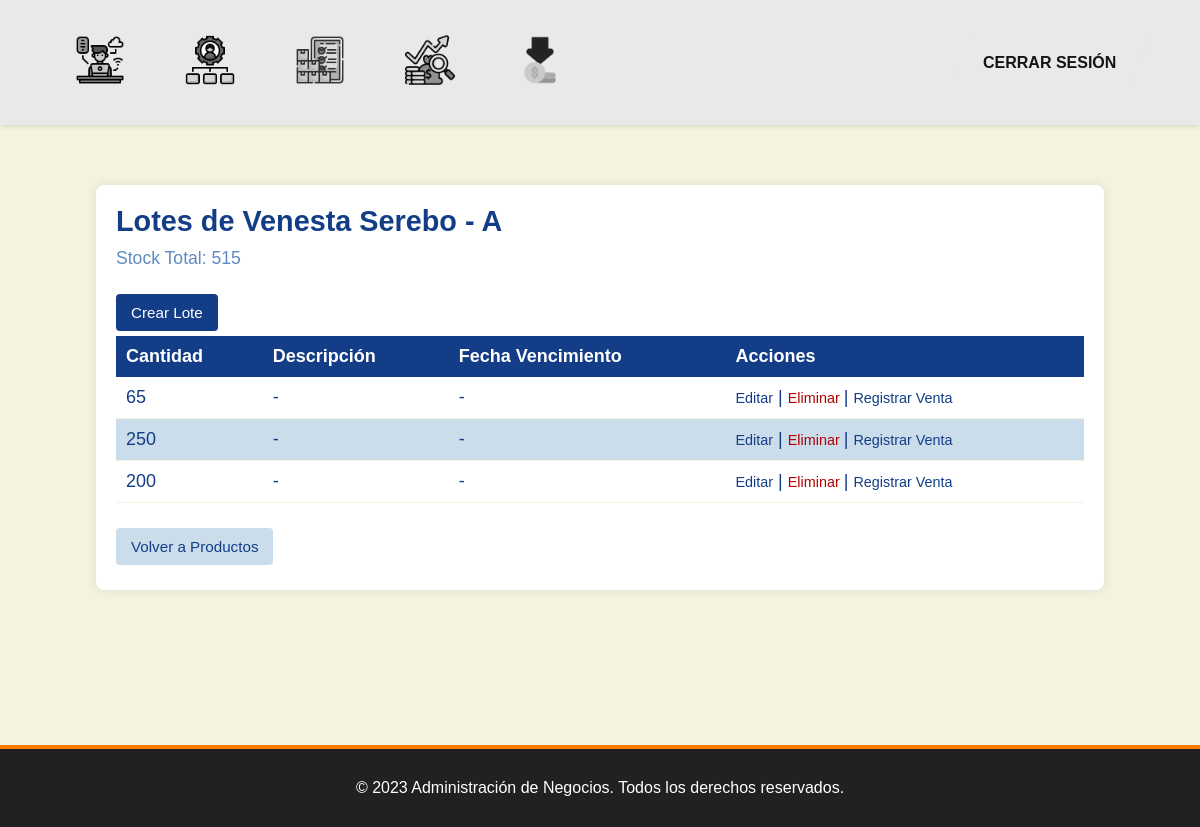
Before: /inventario/lotes/1/ (signed in) with the older database file.
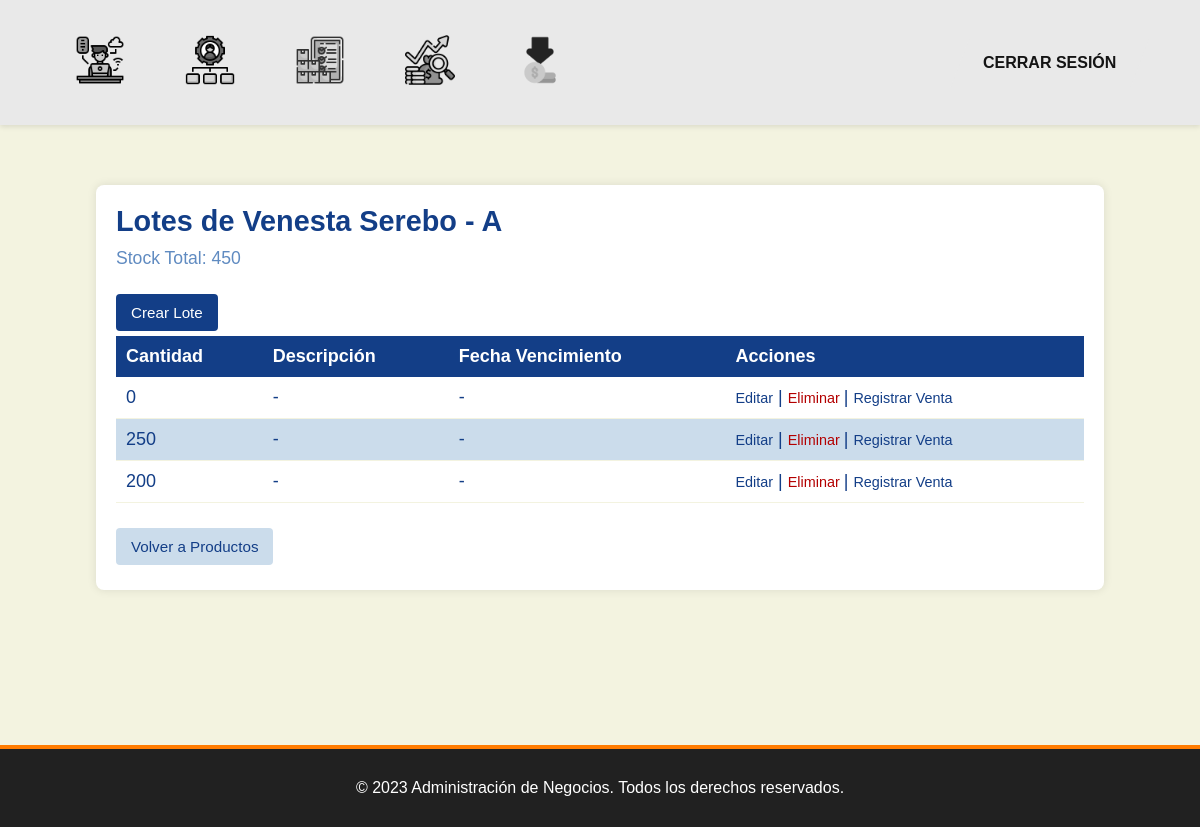
After: the same page with the newer database file.
### inventario/models.py (models this page shows, shortened)
class Producto(models.Model):
    negocio = models.CharField(max_length=150, null=False, blank=False)
    nombre = models.CharField(max_length=150)
    tipo_producto = models.CharField(max_length=100, blank=True)
    descripcion = models.TextField(blank=True)
    precio_compra = models.DecimalField(max_digits=10, decimal_places=2, default=0)
    precio_venta = models.DecimalField(max_digits=10, decimal_places=2, default=0)
    stock_minimo = models.PositiveIntegerField(default=0)  # Para alertas
    permitir_stock_negativo = models.BooleanField(default=False)  # Admin decide
    fecha_creacion = models.DateTimeField(auto_now_add=True)
    fecha_actualizacion = models.DateTimeField(auto_now=True)
    @property
    def stock_total(self):
        lotes = self.lote_set.all()  # Relación inversa
        return sum(l.cantidad for l in lotes)

class Lote(models.Model):
    producto = models.ForeignKey(Producto, on_delete=models.CASCADE)
    cantidad = models.PositiveIntegerField(default=0)
    fecha_vencimiento = models.DateField(null=True, blank=True)
    fecha_actualizacion = models.DateTimeField(auto_now=True)

### inventario/views.py (the view)
# urls.py: path('lotes/<int:producto_id>/', lista_lotes, name='lista_lotes'),
@login_required
def lista_lotes(request, producto_id):
    producto = get_object_or_404(
        Producto, id=producto_id, negocio=request.user.negocio
    )
    lotes = Lote.objects.filter(producto=producto)
    return render(request, 'inventario/lista_lotes.html', {
        'producto': producto,
        'lotes': lotes
    })

### inventario/templates/inventario/lista_lotes.html (shortened to what this page needs)
{% extends 'base.html' %}
{% load static %}
{% block content %}
<div class="admin-dashboard">
  <h1 class="admin-title">Lotes de {{ producto.nombre }}</h1>
  <p class="admin-subtitle">Stock Total: {{ producto.stock_total }}</p>
  {% if request.user.rol == 'admin' %}
    <p>
      <a href="{% url 'crear_lote' producto.id %}" class="admin-button">
        Crear Lote
      </a>
    </p>
  {% endif %}
  <div class="table-responsive">
    <table class="admin-table">
      <thead>
        <tr>
          <th class="admin-table-header">Cantidad</th>
          <th class="admin-table-header">Descripción</th>
          <th class="admin-table-header">Fecha Vencimiento</th>
          <th class="admin-table-header">Acciones</th>
        </tr>
      </thead>
      <tbody>
        {% for lote in lotes %}
          <tr class="admin-table-row">
            <td class="admin-table-data">{{ lote.cantidad }}</td>
            <td class="admin-table-data">
              {% if lote.descripcion %}
                {{ lote.descripcion }}
              {% else %}
                -
              {% endif %}
            </td>
            <td class="admin-table-data">
              {% if lote.fecha_vencimiento %}
                {{ lote.fecha_vencimiento }}
              {% else %}
                -
              {% endif %}
            </td>
            <td class="admin-table-data">
              {% if request.user.rol == 'admin' %}
                <a href="{% url 'editar_lote' lote.id %}" class="admin-link-sm">Editar</a> |
                <a href="{% url 'eliminar_lote' lote.id %}"
                   class="admin-link-sm admin-link-danger"
                   onclick="return confirm('¿Eliminar lote?')">
                  Eliminar
                </a> |
              {% endif %}
              <a href="{% url 'registrar_venta' lote.id %}" class="admin-link-sm">
                Registrar Venta
              </a>
            </td>
          </tr>
        {% endfor %}
      </tbody>
    </table>
  </div>
  <p>
    <a href="{% url 'lista_productos' %}" class="admin-button admin-button-cancel">
      Volver a Productos
    </a>
  </p>
</div>
{% endblock %}

Changed rows visible on the page:
changed through a linked row, Producto "Venesta Serebo - A": stock_total "515" → "450"
changed Lote (number 1 of 3 on the later page): cantidad "65" → "0"
